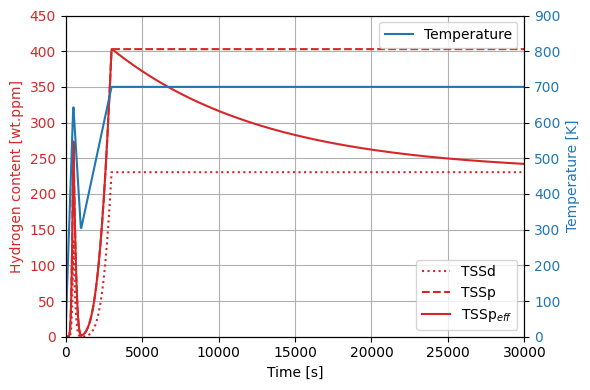

This figure's Python source:
import numpy as np
import matplotlib.pyplot as plt
import hngd.hngd
import hngd.default_model_parameters

"""

Reproduce Fig 3 from Passelaigue F., Simon, P. A. and Motta, A. T., 'Predicting 
the hydride rim by improving the solubility limits in the Hydride 
Nucleation-Growth-Dissolution (HNGD) model', Journal of Nuclear Materials 558, 
pp. 153363 (2022).
        
"""

model_parameters = hngd.default_model_parameters.model_parameters

tau = 1e4
t_0 = 0.3

temperature_stamps = np.array([20, 650, 300, 700, 700])
time_stamps = np.array([0, 0.05, 0.10, 0.3, 3])*1e4

time = np.linspace(time_stamps[0], time_stamps[-1], 1000)
temperature = np.interp(time, time_stamps, temperature_stamps)

TSSd0 = model_parameters['TSSd0']
Q_TSSd = model_parameters['Q_TSSd']
TSSp0 = model_parameters['TSSp0']
Q_TSSp = model_parameters['Q_TSSp']

temp = np.zeros(2)
TSSp = np.zeros(len(time))
TSSd = np.zeros(len(time))
TSSp_eff = np.zeros(len(time))

t_0 = 0

temperature_change_flag = True

for i, t in enumerate(time):
    temp[1] = temperature[i]
    
    TSSp[i], TSSd[i] = hngd.hngd.calc_terminal_solid_solubility(TSSp0, Q_TSSp, TSSd0, Q_TSSd, temp[1])
    TSSp_eff[i] = TSSp[i]
    
    diff_temp = temp[1] - temp[0]
    
    if diff_temp == 0 and temperature_change_flag:
        temperature_change_flag = False
        t_0 = t
    
    if diff_temp == 0:
        TSSp_eff[i] = TSSd[i] + (TSSp[i]-TSSd[i])*np.exp(-(t-t_0)/tau)
    else:
        temperature_change_flag = True
        t_0 = 0
        
    temp[0] = temp[1]

fig, ax1 = plt.subplots(figsize=(6,4))

color = 'tab:red'
ax1.plot(time, TSSd, color=color, label='TSSd', ls=':')
ax1.plot(time, TSSp, color=color, label='TSSp', ls='--')
ax1.plot(time, TSSp_eff, color=color, label='TSSp$_{eff}$')
ax1.set_ylim([0, 450])
ax1.set_xlabel('Time [s]')
ax1.set_ylabel('Hydrogen content [wt.ppm]', color=color)
ax1.tick_params(axis='y', labelcolor=color)
ax1.legend()
ax1.grid()

ax2 = ax1.twinx()

color = 'tab:blue'
ax2.plot(time, temperature,color=color, label='Temperature')
ax2.set_ylabel('Temperature [K]', color=color)
ax2.tick_params(axis='y', labelcolor=color)

ax2.set_xlim([0, time_stamps[-1]])
ax2.set_ylim([0, 900])
ax2.legend()

fig.tight_layout()

plt.savefig('test_TSSp_eff_mHNGD.png', bbox_inches='tight')

plt.show()

